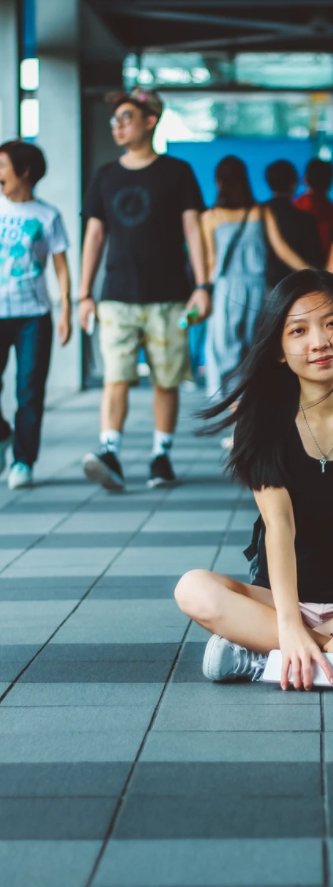
#> input picture python/OpenCV/RC1.jpg, 333 x 887 px
$ python 'OpenCV图像拼接.py'
#> lines starting #> are read from the running program, lines starting #| are printed output that depends on the picture
'''
图像拼接是计算机视觉中的一个重要应用，它可以将多张有重叠区域的图像拼接成一张更大的图像。
应用场景
全景图生成: 将多幅图像拼接成一幅全景图。
地图拼接: 将多幅地图图像拼接成一幅更大的地图。
医学图像处理: 将多幅医学图像拼接成一幅完整的图像。
图像拼接的基本流程
图像拼接的基本流程可以分为以下几个步骤：
图像读取：读取需要拼接的图像。
特征点检测：在每张图像中检测出关键点（特征点）。
特征点匹配：在不同图像之间匹配这些特征点。
计算变换矩阵：根据匹配的特征点计算图像之间的变换矩阵。
图像融合：将图像按照变换矩阵进行拼接，并进行融合处理以消除拼接痕迹。
'''


import cv2
import numpy as np

# 1. 加载图像
image1 = cv2.imread("RC1.jpg")
#> image1 is the input picture: shape (887, 333, 3); mean B, G, R 128.3, 123.5, 97.8
image2 = cv2.imread("RC2.jpg")
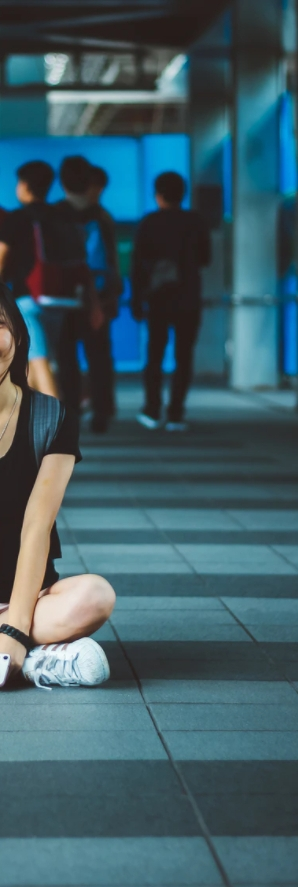
#> input picture python/OpenCV/RC2.jpg, 298 x 887 px
#> image2 is the input picture: shape (887, 298, 3); mean B, G, R 101.5, 92.2, 62.4
# 2. 转换为灰度图
gray1 = cv2.cvtColor(image1, cv2.COLOR_BGR2GRAY)
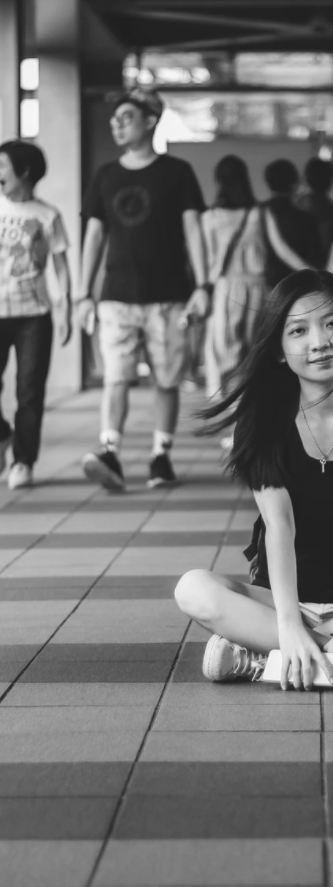
#> gray1: shape (887, 333); min 29, max 247, mean 116.4
gray2 = cv2.cvtColor(image2, cv2.COLOR_BGR2GRAY)
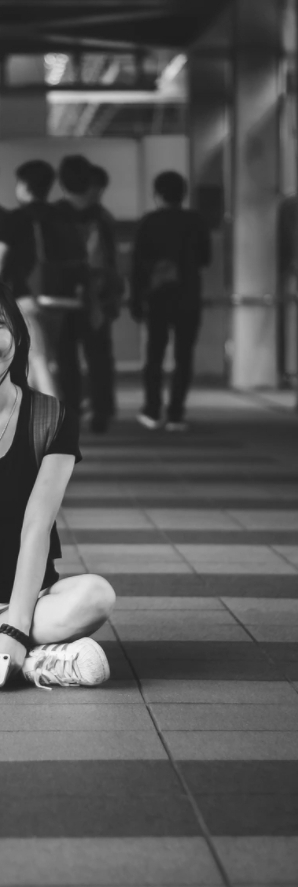
#> gray2: shape (887, 298); min 28, max 249, mean 84.3
# 3. 特征点检测
sift = cv2.SIFT_create()
keypoints1, descriptors1 = sift.detectAndCompute(gray1, None)
#> keypoints1 = 724 keypoints; strongest (x, y, size): (29, 162, 25.9), (185, 125, 34.1), (132, 160, 13.4), (160, 147, 8.7)
keypoints2, descriptors2 = sift.detectAndCompute(gray2, None)
#> keypoints2 = 296 keypoints; strongest (x, y, size): (5, 658, 2.4), (56, 66, 16.9), (29, 642, 12.7), (50, 578, 12.3)
# 4. 特征点匹配
matcher = cv2.BFMatcher()
matches = matcher.knnMatch(descriptors1, descriptors2, k=2)
#> matches = 724 matches
# 5. 筛选匹配点
good_matches = []
for m, n in matches:
    if m.distance < 0.75 * n.distance:
        good_matches.append(m)
#> after the loop, good_matches = 29 matches
# 6. 计算单应性矩阵
if len(good_matches) > 10:
    print(good_matches)
#> (printed output is left out)
    src_pts = np.float32([keypoints1[m.queryIdx].pt for m in good_matches]).reshape(-1, 1, 2)
#> src_pts = 29 rows, first 8: [9.29, 416.2], [12.23, 351.2], [21.87, 672.1], [21.87, 672.1], [24.8, 672.2], [34.01, 552], [57.89, 624.6], [60.92, 628.2]
    dst_pts = np.float32([keypoints2[m.trainIdx].pt for m in good_matches]).reshape(-1, 1, 2)
#> dst_pts = 29 rows, first 8: [289.8, 14.78], [171.5, 335.4], [151.3, 717], [151.3, 717], [154.1, 715.5], [70.44, 646.1], [154.1, 715.5], [154.1, 715.5]
    H, _ = cv2.findHomography(src_pts, dst_pts, cv2.RANSAC, 5.0)
#> H = [[-0.497, -0.0223, 152.5], [-2.34, -0.114, 719.7], [-0.00327, -0.000145, 1]]
else:
    print(good_matches)
    print("Not enough matches found.")
    exit()
# 7. 图像变换
height1, width1 = image1.shape[:2]
#> height1 = 887; width1 = 333
height2, width2 = image2.shape[:2]
#> height2 = 887; width2 = 298
warped_image = cv2.warpPerspective(image1, H, (width1 + width2, height1))
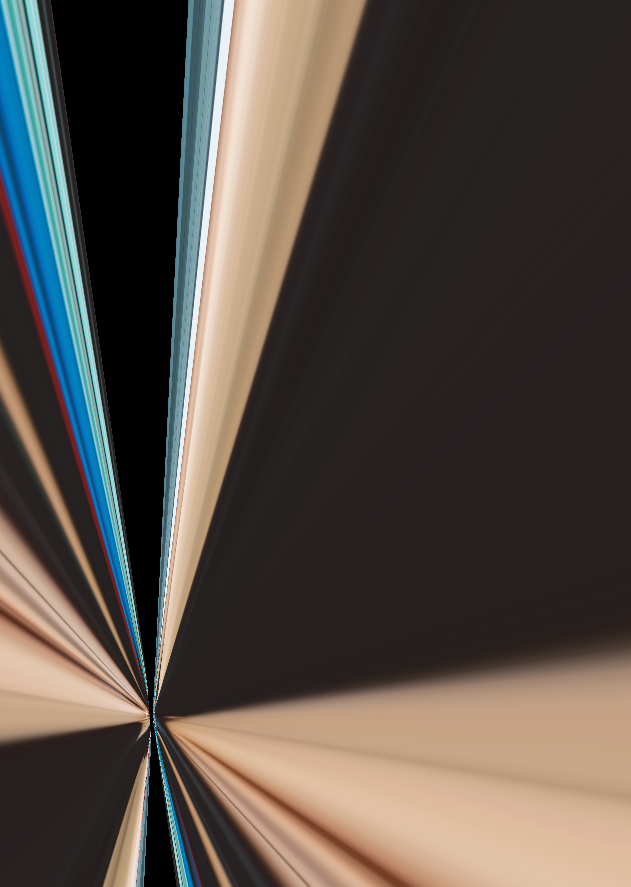
#> warped_image: shape (887, 631, 3); mean B, G, R 69.6, 75.9, 84

# 8. 图像拼接
warped_image[0:height2, 0:width2] = image2
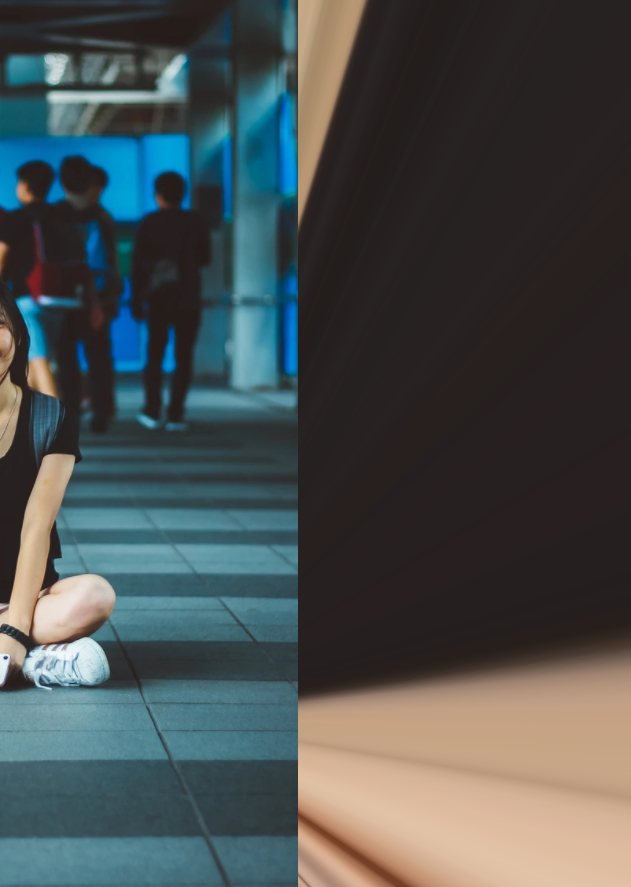
#> warped_image: shape (887, 631, 3); mean B, G, R 79.2, 78.9, 72

# 9. 显示结果
cv2.imshow("Stitched Image", warped_image)
cv2.waitKey(0)
cv2.destroyAllWindows()
